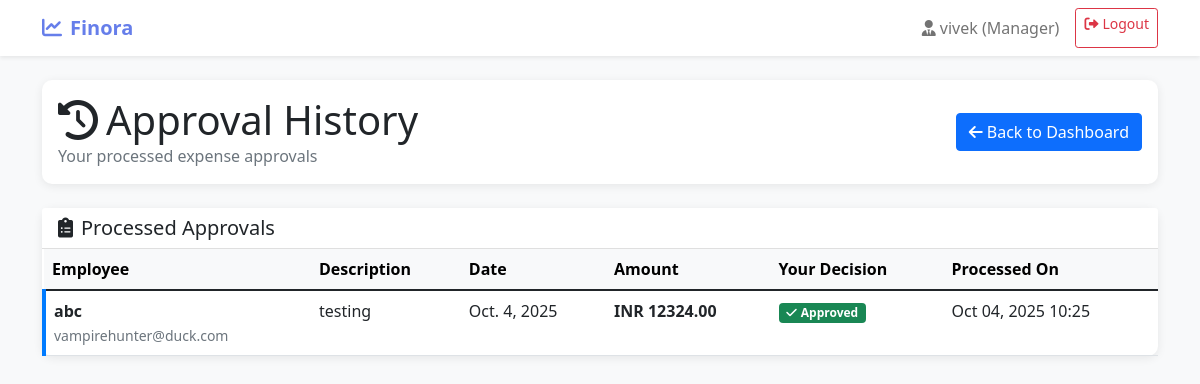
/core/manager/history/ (signed in), run on the app's committed database.
### user_app/models.py (models this page shows, shortened)
class UserData(models.Model):
    ROLE_CHOICES = [
        ('Admin', 'Admin'),
        ('Manager', 'Manager'),
        ('Employee', 'Employee'),
    ]
    user = models.OneToOneField(User, on_delete=models.CASCADE)
    name = models.CharField(max_length=100, null=True, blank=True)
    email = models.EmailField(unique=True, null=True, blank=True)
    role = models.CharField(max_length=20, choices=ROLE_CHOICES, default='Employee')
    company = models.ForeignKey(CompanyData, on_delete=models.CASCADE, related_name="employees")
    manager = models.ForeignKey("self", on_delete=models.SET_NULL, null=True, blank=True, related_name="team")
    created_at = models.DateTimeField(auto_now_add=True)
    updated_at = models.DateTimeField(auto_now=True)

### core/models.py (models this page shows, shortened)
class ExpenseApproval(models.Model):
    STATUS_CHOICES = [
        ('Draft', 'Draft'),
        ('Pending', 'Pending'),
        ('Approved', 'Approved'),
        ('Rejected', 'Rejected'),
    ]
    expense = models.ForeignKey(Expense, on_delete=models.CASCADE, related_name='approvals')
    approver = models.ForeignKey(UserData, on_delete=models.CASCADE, related_name='approvals')
    status = models.CharField(max_length=20, choices=STATUS_CHOICES, default='Draft')
    created_at = models.DateTimeField(auto_now_add=True)
    updated_at = models.DateTimeField(auto_now=True)

class Expense(models.Model):
    def receipt_upload_path(instance, filename):
        return f"{instance.employee.company.name}/receipts/user_{instance.employee.id}/{filename}"
    STATUS_CHOICES = [
        ('Draft', 'Draft'),
        ('Pending', 'Pending'),
        ('Approved', 'Approved'),
        ('Rejected', 'Rejected'),
    ]
    CATEGORY_CHOICES = [
        ('Travel', 'Travel'),
        ('Food', 'Food'),
        ('Office Supplies', 'Office Supplies'),
        ('Other', 'Other'),
    ]
    employee = models.ForeignKey(UserData, on_delete=models.CASCADE, related_name='expenses')
    description = models.TextField()
    date = models.DateField()
    category = models.CharField(max_length=50, choices=CATEGORY_CHOICES, default='Other')
    paid_by = models.ForeignKey(
        UserData,
        on_delete=models.SET_NULL,
        null=True,
        blank=True,
        related_name='paid_expenses',
        help_text='The person responsible for paying this expense'
    )
    remarks = models.TextField(blank=True, null=True)
    amount = models.DecimalField(max_digits=10, decimal_places=2)
    currency = models.CharField(max_length=10, default='INR')
    status = models.CharField(max_length=20, choices=STATUS_CHOICES, default='Draft')
    receipt = models.FileField(upload_to=receipt_upload_path, null=True, blank=True)
    created_at = models.DateTimeField(auto_now_add=True)
    updated_at = models.DateTimeField(auto_now=True)
    class Meta:
        ordering = ['-date', '-created_at']

### core/user_views/mang_views.py (the view)
# urls.py: path('manager/history/', mang_views.manager_expense_history, name='manager_history'),
@login_required
def manager_expense_history(request):
    try:
        user_data = UserData.objects.get(user=request.user)
        if user_data.role != 'Manager':
            messages.error(request, 'Access denied. This page is for managers only.')
            return redirect('core:dashboard')
        processed_approvals = ExpenseApproval.objects.filter(
            approver=user_data
        ).exclude(status='Pending').select_related('expense', 'expense__employee').order_by('-updated_at')
        context = {
            'user_data': user_data,
            'processed_approvals': processed_approvals,
        }
        return render(request, 'core/manager_history.html', context)
    except UserData.DoesNotExist:
        messages.error(request, 'User profile not found.')
        return redirect('user_app:login')

### core/templates/core/manager_history.html (shortened to what this page needs)
<!DOCTYPE html>
<html lang="en">
<head>
    <link href="https://cdn.jsdelivr.net/npm/bootstrap@5.1.3/dist/css/bootstrap.min.css" rel="stylesheet">
    <link href="https://cdnjs.cloudflare.com/ajax/libs/font-awesome/6.0.0/css/all.min.css" rel="stylesheet">
</head>
<body>
    <nav class="navbar navbar-expand-lg navbar-light bg-white shadow-sm">
        <div class="container">
            <a class="navbar-brand" href="{% url 'core:dashboard' %}">
                <i class="fas fa-chart-line me-2"></i>Finora
            </a>
            <div class="navbar-nav ms-auto">
                <span class="navbar-text me-3">
                    <i class="fas fa-user-tie me-1"></i>{{ user_data.name }} ({{ user_data.role }})
                </span>
                <a class="btn btn-outline-danger btn-sm" href="{% url 'user_app:logout' %}">
                    <i class="fas fa-sign-out-alt me-1"></i>Logout
                </a>
            </div>
        </div>
    </nav>
    <div class="container mt-4">
        <div class="row">
            <div class="col-12">
                <div class="card mb-4">
                    <div class="card-body">
                        <div class="row align-items-center">
                            <div class="col">
                                <h1 class="card-title mb-0">
                                    <i class="fas fa-history me-2"></i>Approval History
                                </h1>
                                <p class="text-muted mb-0">Your processed expense approvals</p>
                            </div>
                            <div class="col-auto">
                                <a href="{% url 'core:manager_dashboard' %}" class="btn btn-primary">
                                    <i class="fas fa-arrow-left me-1"></i>Back to Dashboard
                                </a>
                            </div>
                        </div>
                    </div>
                </div>
            </div>
        </div>
        <div class="row">
            <div class="col-12">
                <div class="card">
                    <div class="card-header bg-white">
                        <h5 class="mb-0">
                            <i class="fas fa-clipboard-list me-2"></i>Processed Approvals
                        </h5>
                    </div>
                    <div class="card-body p-0">
                        {% if processed_approvals %}
                            <div class="table-responsive">
                                <table class="table table-hover mb-0">
                                    <thead class="table-light">
                                        <tr>
                                            <th>Employee</th>
                                            <th>Description</th>
                                            <th>Date</th>
                                            <th>Amount</th>
                                            <th>Your Decision</th>
                                            <th>Processed On</th>
                                        </tr>
                                    </thead>
                                    <tbody>
                                        {% for approval in processed_approvals %}
                                        <tr class="expense-item">
                                            <td>
                                                <div>
                                                    <strong>{{ approval.expense.employee.name }}</strong>
                                                    <br><small class="text-muted">{{ approval.expense.employee.email }}</small>
                                                </div>
                                            </td>
                                            <td>{{ approval.expense.description|truncatechars:50 }}</td>
                                            <td>{{ approval.expense.date }}</td>
                                            <td>
                                                <strong>{{ approval.expense.currency }} {{ approval.expense.amount }}</strong>
                                            </td>
                                            <td>
                                                {% if approval.status == 'Approved' %}
                                                    <span class="badge bg-success">
                                                        <i class="fas fa-check me-1"></i>Approved
                                                    </span>
                                                {% elif approval.status == 'Rejected' %}
                                                    <span class="badge bg-danger">
                                                        <i class="fas fa-times me-1"></i>Rejected
                                                    </span>
                                                {% else %}
                                                    <span class="badge bg-warning">{{ approval.status }}</span>
                                                {% endif %}
                                            </td>
                                            <td>{{ approval.updated_at|date:"M d, Y H:i" }}</td>
                                        </tr>
                                        {% endfor %}
                                    </tbody>
                                </table>
                            </div>
                        {% else %}
                            <div class="text-center py-5">
                                <i class="fas fa-inbox fa-3x text-muted mb-3"></i>
                                <h5 class="text-muted">No approval history found</h5>
                                <p class="text-muted">You haven't processed any expense approvals yet.</p>
                            </div>
                        {% endif %}
                    </div>
                </div>
            </div>
        </div>
    </div>
</body>
</html>

### core/templates/core/manager_history.html (style rules this page uses)
body { background-color: #f8f9fa; }
.navbar-brand { font-weight: bold; color: #667eea !important; }
.card { border: none; border-radius: 10px; box-shadow: 0 2px 10px rgba(0, 0, 0, 0.08); }
.expense-item { border-left: 4px solid #007bff; transition: background-color 0.2s ease; }
.btn-sm { padding: 0.25rem 0.5rem; font-size: 0.875rem; }

### data on the page
UserData: name "vivek", role "Manager"
ExpenseApproval: expense.employee.name "abc", expense.employee.email "vampirehunter@duck.com", expense.description "testing", expense "Oct. 4, 2025", expense.currency "INR", expense.amount "12324.00", status "Approved" (drawn), updated_at "Oct 04, 2025 10:25"
